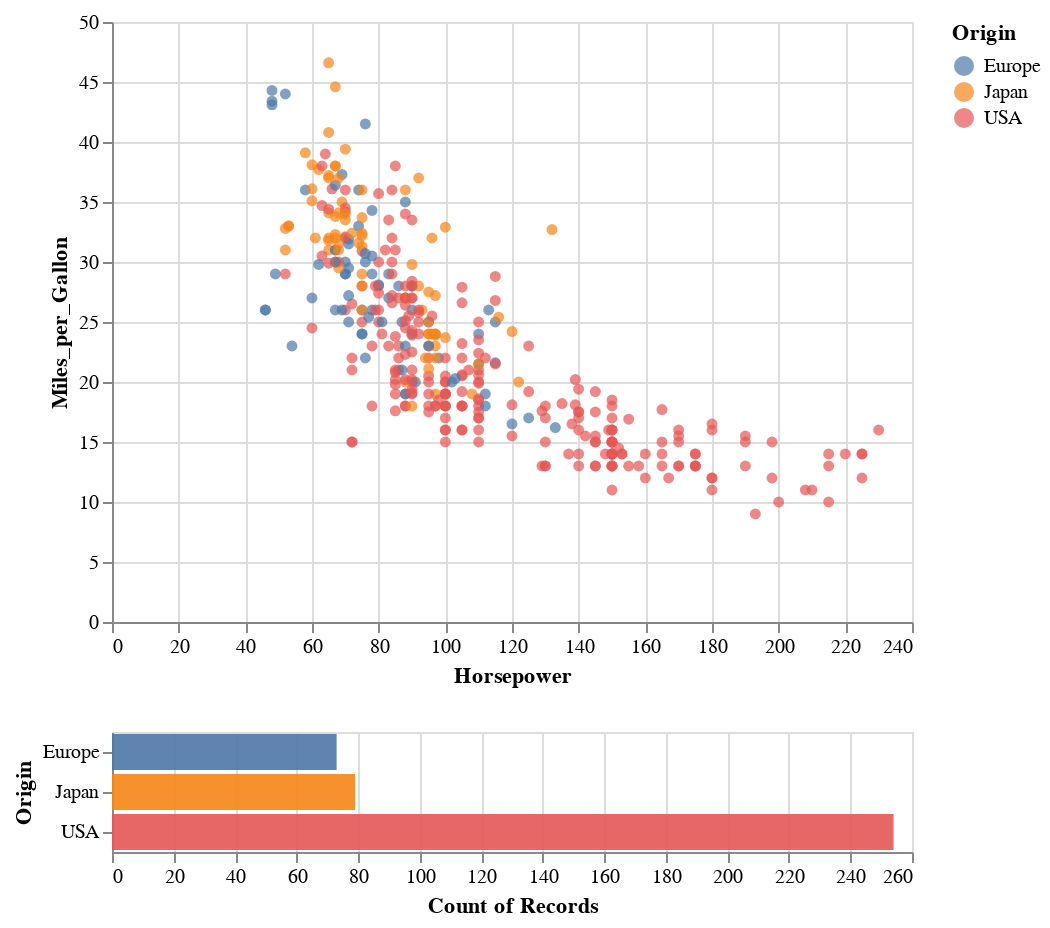

Here is the notebook cell this chart was saved with:
### Markdown cell above
## Click selections

In addition to interval/drag interactivity,
there is also interactivity via clicking.
Let's add add a bar chart that changes the opacity of bars
when not clicked.
You can hold shift to select multiple.

Since our plot becomes taller here,
you also might need to change the height of your iframe.
Note that setting the iframe height to `100vh` instead of pixels
*should* dynamically resize it as it gets bigger,
but I have noticed that in some browsers it makes them too tall,
pushing away anything under it.
You can try this (especially if there is nothing under your plot),
but make sure to test in different browsers.

### Code cell
brush = alt.selection_interval()
click = alt.selection_multi()
 
points = (alt.Chart(cars).mark_circle().encode(
    x='Horsepower',
    y='Miles_per_Gallon',
    color=alt.condition(brush, 'Origin', alt.value('lightgray')))
.add_selection(brush))

bars = (alt.Chart(cars).mark_bar().encode(
    x='count()',
    y='Origin',
    color='Origin',
    opacity=alt.condition(click, alt.value(0.9), alt.value(0.2)))
.add_selection(click))

points & bars

### Figure 1 — Vega-Lite specification as saved in the notebook (floating-point values rounded to 4 significant figures; data arrays with more than 128 entries replaced by an {"elided": "..."} marker saying what was removed)
{"config": {"view": {"continuousWidth": 400, "continuousHeight": 300}}, "vconcat": [{"mark": "circle", "encoding": {"color": {"condition": {"type": "nominal", "field": "Origin", "selection": "selector083"}, "value": "lightgray"}, "x": {"type": "quantitative", "field": "Horsepower"}, "y": {"type": "quantitative", "field": "Miles_per_Gallon"}}, "selection": {"selector083": {"type": "interval"}}}, {"mark": "bar", "encoding": {"color": {"type": "nominal", "field": "Origin"}, "opacity": {"condition": {"value": 0.9, "selection": "selector084"}, "value": 0.2}, "x": {"type": "quantitative", "aggregate": "count"}, "y": {"type": "nominal", "field": "Origin"}}, "selection": {"selector084": {"type": "multi", "nearest": true}}}], "data": {"name": "data-f02450ab61490a1363517a0190416235"}, "$schema": "https://vega.github.io/schema/vega-lite/v4.8.1.json", "datasets": {"data-f02450ab61490a1363517a0190416235": {"elided": "406 records"}}}
